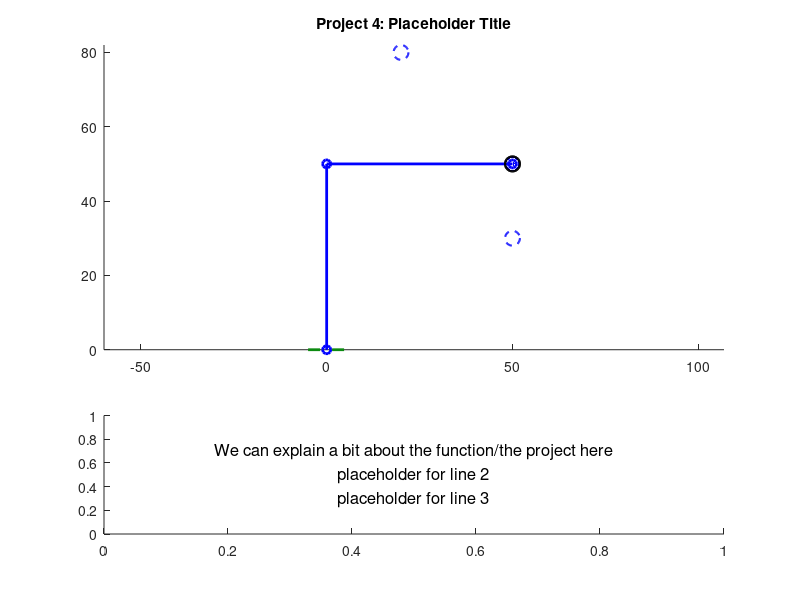

Recreate this plot in MATLAB. (Note: this script raises an error after producing the figure.)
function [] = mechanism_Beard_Hall(initX, initY, finalX, finalY, speed)
%% Function Description
%{
This function mechanism_Beard_Hall takes inputs ______ and animates a
hydraulic robotic claw arm that can move an object.


initX, initY: the initial x and y positions for the object to be moved
finalX, finalY: the position the object should be moved to.
speed: the animation speed, rads/s of ___(whatever we consider the base link)____
%}


close all %closes any windows that are open still

%mechanism_Beard_Hall(beta1, beta2, beta3, beta4, speed, L, R0)

% TODO remove before submission but these are placeholders so we can easily
% test
if nargin < 4
        initX = 20;
        initY = 80;
        finalX = 50;
        finalY = 30;
        speed = 2;
    end

%TODO 
%{ 
TODO: add a paragraph explaining how to use the program, a 2 explaining 
how to use the program, along with any relevant background, such as how you
decided on any constant parameters (e.g. "we measured the link lengths from
this bench press on campus; see attached photo"). You may want some parameters
(e.g. some link lengths) to be input by the user, but you could provide default 
values. You get to decide.

Grades based off of:
- originality
- technical difficulty
- execution
- clarity of animation and how to use it
- good documentation

=======

%}

%{
This is an open-ended design project that builds on the expertise you 
gained in the first two projects. The goal is to use Matlab to animate a 
compound mechanism, meaning a mechanism containing at least 2 closed kinematic chains. 
Simple examples include exercise mechanisms (squat press, bench press, shoulder press, elliptical trainer) such as those found in the outdoor fitness park behind the Olympic Oval. Each of these compound mechanisms has a mobility of one. Another example would be the front end loader mechanism on page 25 of the Lecture 1 slides, which has a mobility of 2. 

You can decide which inputs the user can specify and how they should specify these. 
For example, for the front end loader, the user could specify the starting 
bucket position and bucket angle and the final bucket position and angle, and the code could smoothly animate the mechanism's motion from the start to the finish and back, as well as plotting the displacement of the two control pistons versus time.

The header comment of the m-file should contain a paragraph or 2 explaining 
how to use the program, along with any relevant background, such as how you decided on any constant parameters (e.g. "we measured the link lengths from this bench press on campus; see attached photo"). You may want some parameters (e.g. some link lengths) to be input by the user, but you could provide default values. You get to decide.

The project grade will be based on originality, 
technical difficulty, execution, clarity 
(of the animation and its operation), and documentation. 
You will demonstrate and explain your project to the TA or instructor at a tutorial.

List of Topics and Sub-Modules for Project 4

%}

%=============================================================================
%% inputs and constraints

    % initX and initY, coordinates for the object to be moved from

    % finalX and finalY, coordinates for the object to be moved to

    % All coordinate inputs must fall within a semicircle with a radius of the arm's
    % maximum length, ie sum of hardcoded lengths for link 1 and link 2, and
    % both y coordinate inputs must be positive (might be a good idea to
    % have an offset equal to half the height of the movable object for
    % simple math)

%% plot elements:

    %{
    variable legend: 
    
    Given inputs: 
    initX, initY:   the initial x and y positions for the object to be moved
    finalX, finalY: the position the object should be moved to.
    speed:          the animation speed, rads/s of ___(whatever we consider the base link)____
    
        

    Defined within function:

    SCALAR  link1:  fixed length of link 1
    SCALAR  link2:  fixed length of link 2
    
    SCALAR  x0, y0: (fixed origin of link 1)
    

    ARRAY: x1, y1 (end of link 1, changing) 

    %}

% ground, both for the mechanism and maybe the lower limit of where the
% object can be moved to

% link 1, attached to ground

% link 2, attached to end of link 1, other end will be the bucket/claw/etc

% crank 1, input for link 1 angular position, slides along link 1 and is
% fixed to ground

% crank 2, input for link 2 angular position, slides along link 2 and is
% fixed to link 1

% movable object

% grabbing mechanism

% maybe some visual indicators of the initial and final positions (we could have pale dotted objects represent these positions and have the object itself in a brighter solid line colour)

%initialize fixed parameters
link1 = 50;
pst1Link1 = link1*0.25; %point where piston 1 attaches to link 1 mesaured from ground
pst1Grnd = link1*0.1; %point where piston 1 attaches to ground measured as distance from arm base/origin
link2 = 50;
pst2Link2 = link2*0.25; %point where piston 2 attaches to link 2 measured along link 2 from elbow
pst2Link1 = link1*0.1; %point where piston 2 attaches to link 1 measured along link 1 from elbow
%% PST2LINK1 WILL NEED TO BE SUBTRACTED FROM LINK 1 TO GET RIGHT LENGTH FOR THE PLOT

maxReach = link1 + link2; %This length, as a diagonal, will be used to establish a square of acceptable coordinates?

%% Arrays, hard coded default position assumes link 1 points straight up and link 2 is at -pi/4 radians from + x axis
%% for the following 2 arrays, first index is the piston or link number, and the second index is the specific position
%% 1 = default position, 2 = initial position of object, 3 = final position
%% Angles needed for calculating piston lengths
linkAng = [pi/2, 0, 0; -pi/4, 0, 0];
%% Pistion lengths associated with default, initial, and final positions
pstKeyFrames = [sqrt(pst1Grnd^2+pst1Link1^2-2*pst1Grnd*pst1Link1*cos(linkAng(1,1))),0,0; sqrt(pst2Link1^2+pst2Link2^2-2*pst2Link1*pst2Link2*cos(linkAng(2,1))),0,0];

%% Arrays to be filled with frame specific angle or length data based on 
%% interpolation between values contained in the arrays above
linkPlotAng = zeros(2,0); %link angles
pstPlotLgth = zeros(2,0); %piston lengths
pstPlotAng = zeros(2,0); %piston angles

%% position states and motion

%the origin (fixed side of link 1)
x0 = 0;
y0 = 0;

%link 1 initial coordinates
x1(1) = x0; %TODO PLACEHOLDERS change to depend on angle
y1(1) = y0 + link1;

%link 2 coordinates
x2(1) = x1 + link2; %TODO PLACEHOLDERS change to depend on angle
y2(1) = y1;

% initial, moving free end of link 2 from default position to init
% coordinates specified by user

% final, moving links 1 and 2 such that the arm moves smoothly between init
% and final coordinates in a way that is physically possible

% return to default position, go from final position back to default
% position

%% Calculating initial and final position data (CURRENTLY FOR 1ST QUADRANT ONLY)
%% initial position
    %Convert init coordinates to a position vector
    iPosLgth = hypot(initX, initY);
    iPosAng = atan2(initX, initY);
    %Calculate link angles from triangle made with init position vector
    linkAng(1,2) = acos((link1^2 + iPosLgth^2 - link2^2)/(2*link1*iPosLgth)) + iPosAng;
    linkAng(2,2) = acos((link1^2 + link2^2 - iPosLgth^2)/(2*link1*link2));
    %Calculate piston lengths
    pstKeyFrames(1,2) = sqrt(pst1Grnd^2+pst1Link1^2-2*pst1Grnd*pst1Link1*cos(linkAng(1,2)));
    pstKeyFrames(2,2) = sqrt(pst2Link1^2+pst2Link2^2-2*pst2Link1*pst2Link2*cos(linkAng(2,2)));
    
    %superfluous but keeping around just in case
    %{
    %Get the angle of link 2 relative to the positive x axis for plotting
    lnk2PltAng(2) = (link1Ang(2) - 180) + link2Ang(2);
    %Calculate piston angles for plotting
    pst1PltAng(2) = asin((pst1Link1*sin(link1Ang(2)))/pst1KeyFrames(2));
    pst2PltAng(2) = (link1Ang(2) - asin((pst2Link2*sin(link2Ang(2)))/pst2KeyFrames(2))); %relative to positive x axis
    %}
    
%% final position
    %Convert init coordinates to a position vector
    fPosLgth = hypot(finalX, finalY);
    fPosAng = atan2(finalX, finalY);
    %Calculate link angles from triangle made with init position vector
    linkAng(1,3) = acos((link1^2 + fPosLgth^2 - link2^2)/(2*link1*fPosLgth)) + fPosAng;
    linkAng(2,3) = acos((link1^2 + link2^2 - fPosLgth^2)/(2*link1*link2));
    %Calculate piston lengths
    pstKeyFrames(1,3) = sqrt(pst1Grnd^2+pst1Link1^2-2*pst1Grnd*pst1Link1*cos(linkAng(1,3)));
    pstKeyFrames(2,3) = sqrt(pst2Link1^2+pst2Link2^2-2*pst2Link1*pst2Link2*cos(linkAng(2,3)));
    
    %superfluous but want to keep around just in case
    %{
    %Get the angle of link 2 relative to the positive x axis for plotting
    link2PltAng(3) = (link1Ang(3) - 180) + link2Ang(3);
    %Calculate piston angles for plotting
    pst1PltAng(3) = asin((pst1Link1*sin(link1Ang(3)))/pst1KeyFrames(3));
    pst2PltAng(3) = (link1Ang(3) - asin((pst2Link2*sin(link2Ang(3)))/pst2KeyFrames(2))); %relative to positive x axis
    %}
  
%% Interpolating between piston length keyframes
    %placeholder step size for piston length change
    stepSize = 0.1;

    %% defualt to initial

    %initialize the first frame for this motion
    pstPlotLgth(1,1) = pstKeyFrames(1,1);
    pstPlotLgth(2,1) = pstKeyFrames(2,1);

    %Calculate total required frames based on which piston needs more steps
    %to get into the new position
    diTotal = ceil(max(abs((pstKeyFrames(1,2) - pstKeyFrames(1,1))/stepSize), abs((pstKeyFrames(2,2) - pstKeyFrames(2,1))/stepSize)));
  
    %once for each piston
    for i = 1:2 
        %for tracking when pistons are done moving to the new position
        pstDone = false;
        %for determining whether to increase or decrease a piston
        if pstKeyFrames(i,1) < pstKeyFrames(i,2) %Increase the value if initial is greater than default position
            sign = 1;
        elseif pstKeyFrames(i,1) > pstKeyFrames(i,2) %decrease the value if initial is less than default position
            sign = -1;
        end
        %for each frame in the current motion
        for j = 2:diTotal
            %If the current piston isn't in its final position
            if pstDone == false
                %change the position by the step size in the determined
                %direction
                pstPlotLgth(i,j) = pstPlotLgth(i,(j-1)) + stepSize*sign;
            else
                %set the current frame to the same position as the last
                %frame
                pstPlotLgth(i,j) = pstPlotLgth(i,j-1);
            end
            %if current frame's position is within a step size of the
            %initial position
            if abs(pstPlotLgth(i,j) - pstKeyFrames(i,2)) < stepSize
                %Stop moving this piston during this motion
                pstDone = true;
            end
        end
    end

    %% initial to final
    
    %Calculate total required frames based on which piston needs more steps
    %to get into the new position
    ifTotal = ceil(max(abs((pstKeyFrames(1,3) - pstKeyFrames(1,2))/stepSize), abs((pstKeyFrames(2,3) - pstKeyFrames(2,2))/stepSize)));

    %once for each piston
    for i = 1:2 
        %for tracking when pistons are done moving to the new position
        pstDone = false;
        %for determining whether to increase or decrease a piston
        if pstKeyFrames(i,2) < pstKeyFrames(i,3) %Increase the value if final is greater than initial position
            sign = 1;
        elseif pstKeyFrames(i,2) > pstKeyFrames(i,3) %decrease the value if final is less than initial position
            sign = -1;
        end
        %for each frame in the current motion
        for j = (diTotal + 1):(diTotal + ifTotal)
            %If the current piston isn't in its final position
            if pstDone == false
                %change the position by the step size in the determined
                %direction
                pstPlotLgth(i,j) = pstPlotLgth(i,(j-1)) + stepSize*sign;
            else
                %set the current frame to the same position as the last
                %frame
                pstPlotLgth(i,j) = pstPlotLgth(i,j-1);
            end
            %if current frame's position is within a step size of the
            %initial position
            if abs(pstPlotLgth(i,j) - pstKeyFrames(i,3)) < stepSize
                %Stop moving this piston during this motion
                pstDone = true;
            end
        end
    end

    %% final back to default

    %Calculate total required frames based on which piston needs more steps
    %to get into the new position
    fdTotal = ceil(max(abs((pstKeyFrames(1,1) - pstKeyFrames(1,3))/stepSize), abs((pstKeyFrames(2,1) - pstKeyFrames(2,3))/stepSize)));
 
    %once for each piston
    for i = 1:2 
        %for tracking when pistons are done moving to the new position
        pstDone = false;
        %for determining whether to increase or decrease a piston
        if pstKeyFrames(i,3) < pstKeyFrames(i,1) %Increase the value if default is greater than final position
            sign = 1;
        elseif pstKeyFrames(i,3) > pstKeyFrames(i,1) %decrease the value if default is less than final position
            sign = -1;
        end
        %for each frame in the current motion
        for j = (diTotal + ifTotal + 1):(diTotal + ifTotal + fdTotal)
            %If the current piston isn't in its final position
            if pstDone == false
                %change the position by the step size in the determined
                %direction
                pstPlotLgth(i,j) = pstPlotLgth(i,(j-1)) + stepSize*sign;
            else
                %set the current frame to the same position as the last
                %frame
                pstPlotLgth(i,j) = pstPlotLgth(i,j-1);
            end
            %if current frame's position is within a step size of the
            %initial position
            if abs(pstPlotLgth(i,j) - pstKeyFrames(i,1)) < stepSize
                %Stop moving this piston during this motion
                pstDone = true;
            end
        end
    end
    
    %Once interpolation is done, calculate frame i positions for everything else based on the piston lengths:
    for i = 1:length(pstPlotLgth)
        pstPlotAng(1,i) = acos((pst1Link1^2+pst1Grnd^2-pstPlotLgth(1,i)^2)/(2*pst1Link1*pst1Grnd));
        pstPlotAng(2,i) = acos((pst2Link1^2+pst2Link2^2-pstPlotLgth(2,i)^2)/(2*pst2Link1*pst2Link2));
        %Following calculations return complex numbers
        linkPlotAng(1,i) = asin((pstPlotLgth(1,i)*sin(pstPlotAng(1,i)))/pst1Link1);
        linkPlotAng(2,i) = (linkPlotAng(1,i) - 180) + asin((pstPlotLgth(2,i)*sin(pstPlotAng(2,i)))/pst2Link2);
    end
    disp(linkPlotAng);
    %% Possible constraints
%{
    1. Position of ends of link 1 and link 2 must always be in the first 2
    quadrants relative to the origin where link 1 attached to the ground
    2. Input angle for crank 1 must be between 0 and pi rads, while crank 2
    can rotate between 0 and 2 pi rads (one-way or both ways)
    3. Links will only move one at a time
%}

%All animation code will need to use variable size loops due to variable
%lengths of motion

%maybe have link 2 extend so possible arm positions create a rectangular
%field rather than a circular one?

%moveable object parameters:
radius = 2; 

%params for current center position of the object TODO placeholder
objX(1) = x2(1);% TODO Change to be the actual current position of the object instead of placeholders
objY(1) = y2(1);%

obj_pos = [objX - radius, objY - radius, 2*radius, 2*radius];





%% Animations
% TODO: move code below this up only when variables are needed further up

%% Creating Figure
% figure('Position', [100, 100, 1200, 600]) %makes the empty figure for the animation
    clf %clears figure if this function is run multiple times in a row
    set(gcf, 'Color', '#D3E2E8'); %makes the background blue


ax1 = subplot(3, 1, [1 2]); %adds the plot, maybe leaving space for a text box at (2 1 2) that can explain ?
hold on %allows everything here to be added to same figure

title('Project 4: Placeholder Title');


axis equal % sets axes to equal

    % Initial frame
    
        %plot object handles
            ground = line([(x0 -5) (x0+5)],[0 0],'linewidth', 2,'color','#0C8A11', 'LineStyle', '--'); %plot object for ground, does not need updating per frame

            links = plot([x0 x1(1) x2(1)],[y0 y1(1) y2(1)],'-o','linewidth',2, 'Color', 'b'); %plot obejct for rocker arm, spans from p0-p3
            
            
            m_object = rectangle('Position', obj_pos,...
                 'Curvature', [1 1], 'FaceColor', 'b', 'EdgeColor', 'k', 'LineWidth', 1.5);
    


            % initial and final object positions: (should not move)
             init_object = rectangle('Position', [initX - radius, initY - radius, 2*radius, 2*radius],...
                 'Curvature', [1 1], 'FaceColor', 'w', 'EdgeColor', 'b', 'LineWidth', 1.5, 'LineStyle', '--');

             final_object = rectangle('Position', [finalX - radius, finalY - radius, 2*radius, 2*radius],...
                 'Curvature', [1 1], 'FaceColor', 'w', 'EdgeColor', 'b', 'LineWidth', 1.5, 'LineStyle', '--');

            
            % moveable object
            m_object = rectangle('Position', obj_pos,...
                 'Curvature', [1 1], 'FaceColor', 'b', 'EdgeColor', 'k', 'LineWidth', 1.5);


    

 ax2 = subplot(3, 1, 3); %text box


        str = {'We can explain a bit about the function/the project here',... ...
            'placeholder for line 2',...
            'placeholder for line 3',...
            };
        
        text(0.5, 0.5, str, ...
            'HorizontalAlignment', 'center', ...
            'VerticalAlignment', 'middle', ...
            'FontSize', 12);
                    
        hold off

                   

%% creating frames for animation 

    fps = 60; %frames per second [frames/second]
    rad_frame = speed / fps; %rads per frame, replaces astep
    theta2 = theta0:rad_frame:(n*2*pi)+theta0; %start:step:end notation, 0-3 full rotations, in steps of size astep      
    timestep = 1/fps; % fps inverted gives seconds per frame
    time = theta2 ./ speed; %ARRAY, (results in a time value in seconds for plotting angles)


%% Frame updates for both plots
     
    for n = 2:length(theta2)
        pause(timestep) %shows previous frame for timestep length
                
        %sets objects to next position
        %set(link4,'XData',[x0 x3(n)],'YData',[y0 y3(n)]);   %error in cases
        
  

    end %update end

end %function end
